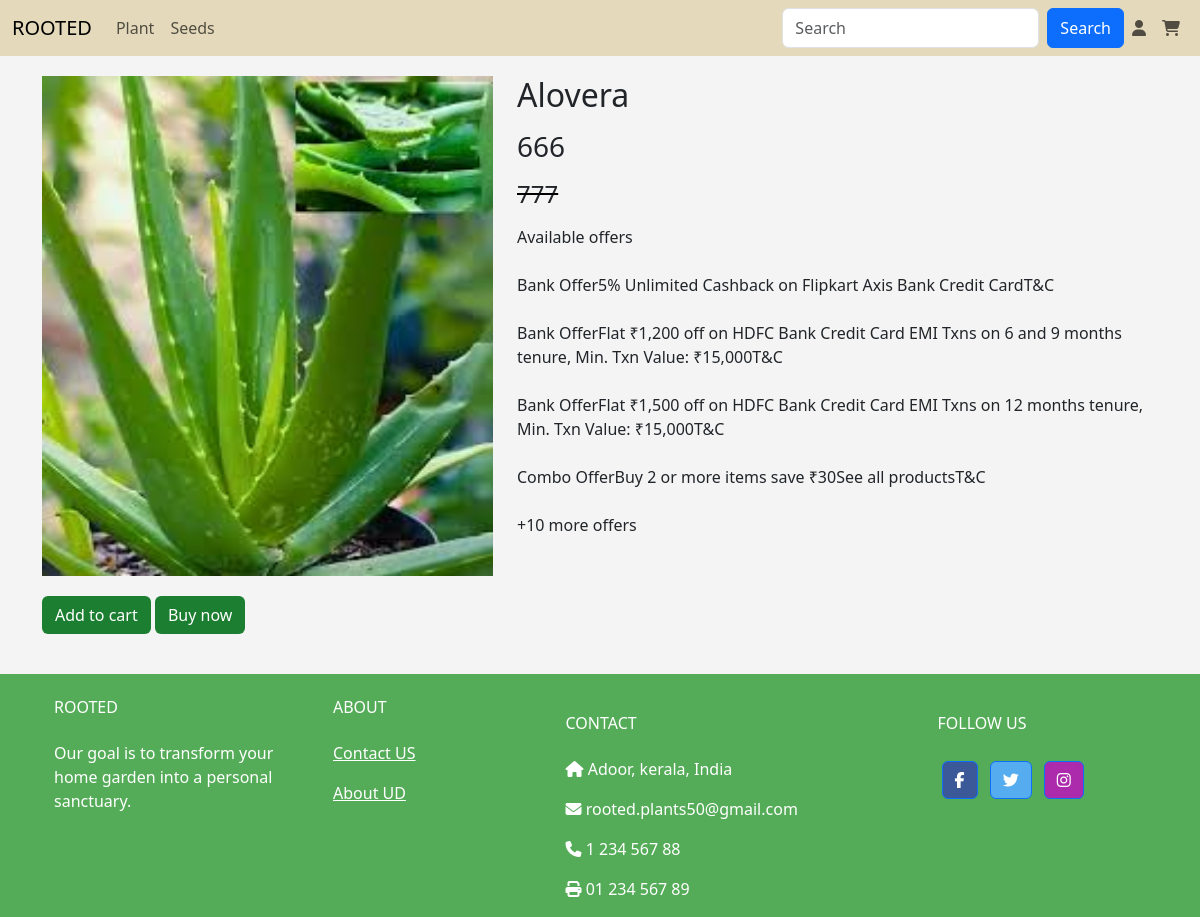
Screenshot of /view_pro/2 with the database file from the repository.
### app/models.py (models this page shows, shortened)
class Main_cat(models.Model):
    m_name=models.TextField(unique=True)

class Plants(models.Model):
    p_id=models.TextField()
    name=models.TextField()
    p_catg=models.TextField()
    p_dis=models.TextField()
    price=models.IntegerField()
    offer_price=models.IntegerField()
    img=models.FileField()
    img2=models.FileField()
    stock=models.IntegerField()
    catg=models.ForeignKey(Category,on_delete=models.CASCADE)
    mcatg=models.ForeignKey(Main_cat,on_delete=models.CASCADE)

### app/views.py (the view)
# urls.py: path('view_pro/<pid>',views.view_pro),
def view_pro(req,pid):
    data=Plants.objects.get(pk=pid)
    m_data=Main_cat.objects.all()
    c_data=Category.objects.all()
    return render(req,'user/view_pro.html',{'data':data,'m_data':m_data,'c_data':c_data})

### templates/user/view_pro.html (shortened to what this page needs)
<!DOCTYPE html>
<html lang="en">
<head>
    {% load static %}
    <link rel="stylesheet" href="https://cdnjs.cloudflare.com/ajax/libs/font-awesome/6.6.0/css/all.min.css">
    <link href="https://cdn.jsdelivr.net/npm/bootstrap@5.3.3/dist/css/bootstrap.min.css" rel="stylesheet">
    <link rel="stylesheet" href="{% static 'css/style.css'%}">
</head>
<body>
<nav class="navbar navbar-expand-sm " id="navb">
  <div class="container-fluid">
    <a class="navbar-brand" href="homep">ROOTED</a>
    <div class="collapse navbar-collapse" id="collapsibleNavbar">
      <ul class="navbar-nav me-auto">
        {% for i in m_data%}
        <li class="nav-item" id="dropdown">
          <a href="" class="nav-link" id="dropbtn">{{i.m_name}}</a>
        {% endfor %}
      </ul>
      <form class="d-flex" method="post" action=".">
        <input class="form-control me-2" type="text" placeholder="Search" value="{{ srch }}" name="srch">
        <button class="btn btn-primary" type="submit" >Search</button>
        <ul class="navbar-nav me-auto">
          <li class="nav-item">
            <a class="nav-link" href="../m_login"><i class="fa-solid fa-user"></i></a>
          </li>
          <li class="nav-item">
            <a class="nav-link" href="../view_cart"><i class="fa-solid fa-cart-shopping"></i></a>
          </li>
        </ul>
      </form>
    </div>
  </div>
</nav>
    <div class="container" style="margin-top: 20px;">
        <div class="row">
            <div class="col-lg-5">
                <img src="{{data.img.url}}" alt="" style="width: 100%; height: 500px;" >
                <div class="vp_btn">
                <a href="../add_to_cart/{{data.pk}}"><button type="button" class="btn " >Add to cart</button></a>
                <a href="../buy"><button type="button" class="btn " >Buy now</button></a>
                </div>
            </div>
            <div class="col-lg-7">
                <h2>{{data.name}}</h2>
                 <p><h3>{{data.offer_price}}</h3></p>
                 <p ><h4 class="offr">{{data.price}}</h4></p>
                 <p>
                    Available offers <br> <br>
Bank Offer5% Unlimited Cashback on Flipkart Axis Bank Credit CardT&C <br> <br>
Bank OfferFlat ₹1,200 off on HDFC Bank Credit Card EMI Txns on 6 and 9 months tenure, Min. Txn Value: ₹15,000T&C <br><br>
Bank OfferFlat ₹1,500 off on HDFC Bank Credit Card EMI Txns on 12 months tenure, Min. Txn Value: ₹15,000T&C <br><br>
Combo OfferBuy 2 or more items save ₹30See all productsT&C <br><br>
+10 more offers <br><br>
                 </p>
            </div>
        </div>
    </div>
<footer
class="text-center text-lg-start text-white"
    border-color: #4CAF50;
    style="background-color: #55ac58"
>
<div class="container p-4 pb-0">
<div class="row">
<div class="col-md-3 ">
  <h6 class="text-uppercase mb-4 font-weight-bold">
    ROOTED
  </h6>
  <p>
    Our goal is to transform your home garden into a personal sanctuary.
  </p>
</div>
<div class="col-md-2 ">
  <h6 class="text-uppercase mb-4 font-weight-bold">ABOUT</h6>
  <p>
    <a class="text-white">Contact US</a>
  </p>
  <p>
    <a class="text-white">About UD</a>
  </p>
</div>
<div class="col-md-4 col-lg-3 col-xl-3 mx-auto mt-3">
  <h6 class="text-uppercase mb-4 font-weight-bold">Contact</h6>
  <p><i class="fas fa-home mr-3"></i> Adoor, kerala, India</p>
  <p><i class="fas fa-envelope mr-3"></i> rooted.plants50@gmail.com</p>
  <p><i class="fas fa-phone mr-3"></i> 1 234 567 88</p>
  <p><i class="fas fa-print mr-3"></i> 01 234 567 89</p>
</div>
<div class="col-md-3 col-lg-2 col-xl-2 mx-auto mt-3">
  <h6 class="text-uppercase mb-4 font-weight-bold">Follow us</h6>
  <a
     class="btn btn-primary btn-floating m-1"
     style="background-color: #3b5998"
     href="#!"
     role="button"
     ><i class="fab fa-facebook-f"></i
    ></a>
  <a
     class="btn btn-primary btn-floating m-1"
     style="background-color: #55acee"
     href="#!"
     role="button"
     ><i class="fab fa-twitter"></i
    ></a>
  <a
     class="btn btn-primary btn-floating m-1"
     style="background-color: #ac2bac"
     href="#!"
     role="button"
     ><i class="fab fa-instagram"></i
    ></a>
</div>
</div>
</div>
</footer>
</body>
</html>

### static/css/style.css (style rules this page uses)
body { background-color: #f4f4f4; }
#navb { background-color: #e4dabb; }
.navbar-nav { display:flex; align-content: center; }
#dropdown { float: left; overflow: hidden; }
.vp_btn { margin-top: 20px; margin-bottom: 40px; }
.vp_btn button { color: white; background-color:#1c7e31; }

### templates/user/view_pro.html (style rules this page uses)
.offr { text-decoration-line: line-through; text-decoration-color: black; }

### rows the page displays
Main_cat: m_name "Plant"
Main_cat: m_name "Seeds"
Plants: img (picture), name "Alovera", offer_price "666", price "777"
